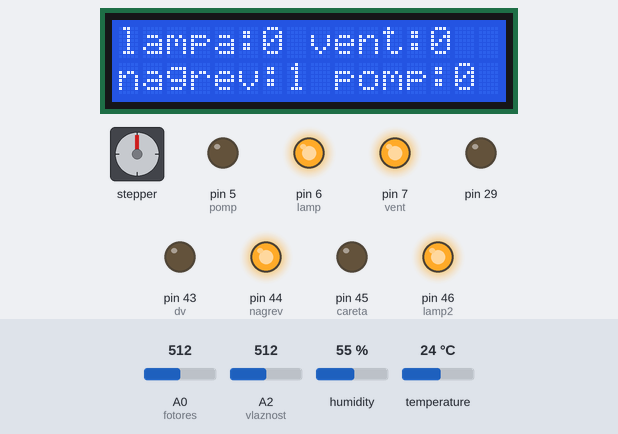
Simulated run of this sketch. Board: Arduino Mega 2560, built with avr-gcc and run on an emulated ATmega2560. Shown: 16×2 character LCD, stepper motor, output pins drawn as LEDs (lit = HIGH). The test bench sets the inputs (shaded band); at power-on: temperature 24 °C, A2 (vlaznost) = 512, A0 (fotores) = 512, humidity 55 %. Stepper angles assume 2048 steps per turn; what the sketch prints to the serial monitor is not drawn.

Above: at 1.2 s.
1.3 s: temperature set to 26 °C
At 15.18 s:
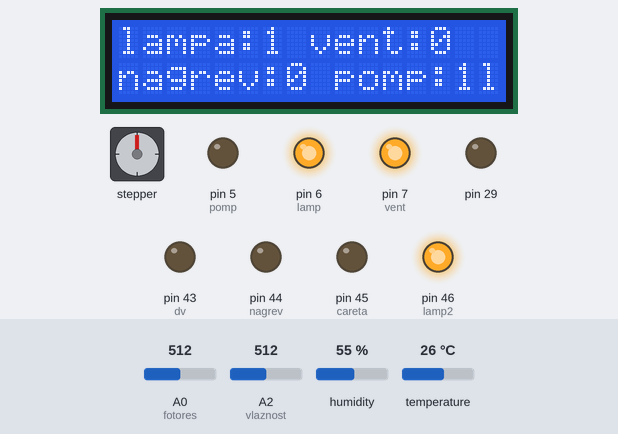
15.3 s: A2 (vlaznost) set to 691
22.8 s: A2 (vlaznost) set to 716
At 23.1 s:
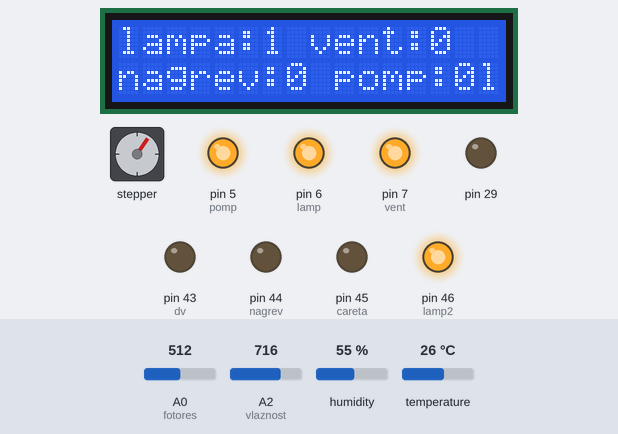
30.3 s: A0 (fotores) set to 488
At 31.0 s:
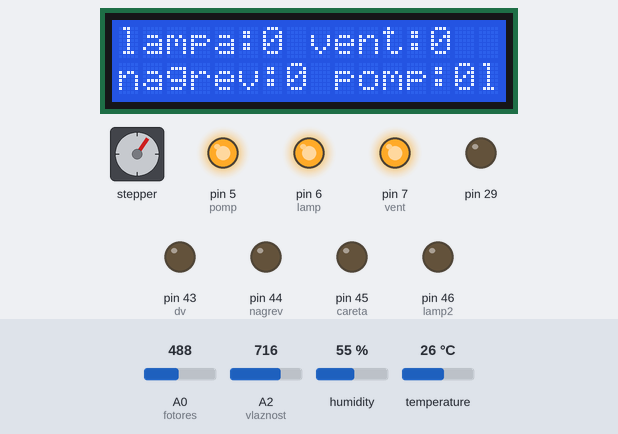
37.8 s: temperature set to 12 °C
At 40.8 s:
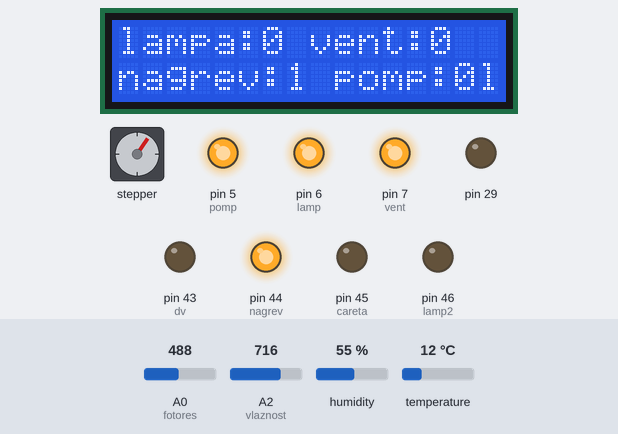
50.9 s: temperature set to 28 °C
At 56.34 s:
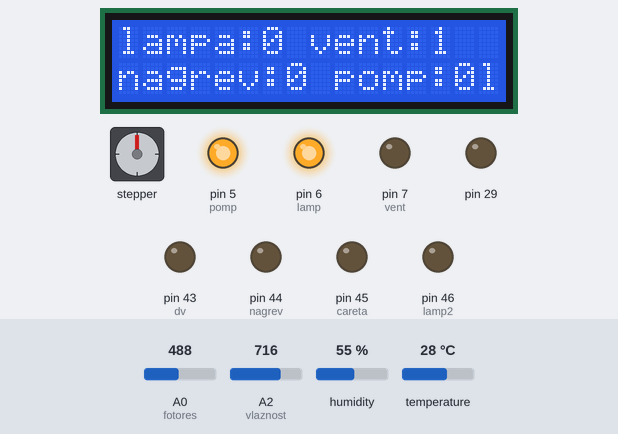
Timing chart, 0 to 59.4 s (numbered marks = the images above; inputs shaded):
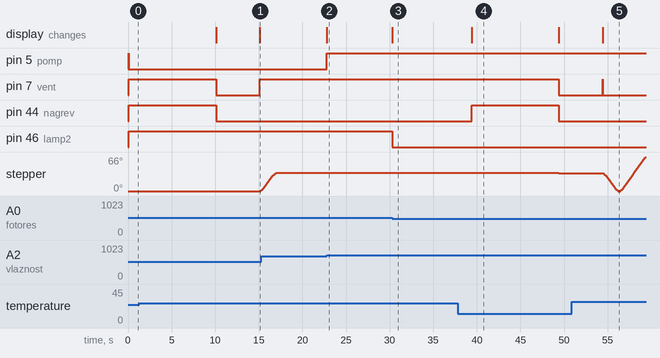

Measured:
- the behaviour switches between 24 and 25 °C on temperature (found by bisection; images 0 and 1)
- the behaviour switches between 700 and 701 on A2 (vlaznost) (found by bisection; images 1 and 2)
- the behaviour switches between 501 and 500 on A0 (fotores) (found by bisection; images 2 and 3)
- after the input at 22.8 s, pin 5 (pomp): LOW → HIGH at once; the display: changes at once (image 2)
- after the input at 30.3 s, pin 46 (lamp2): HIGH → LOW at once; the display: changes at once (image 3)
- after the input at 50.9 s, pin 44 (nagrev): stays LOW (without the input it goes to HIGH after 3.5 s); stepper: turns 34° counter-clockwise in 1.6 s, then 66° clockwise in 2.8 s; the display: changes after 3.5 s (image 5)

The sketch:

05.04.24full.ino
```cpp
#include <DHT.h>
#include <LiquidCrystal.h>
#include <GyverStepper.h>
#include <IRremote.h>

LiquidCrystal lcd(40,38,36,34,32,30,28,26,24,22);
IRrecv ir(8);
GStepper<STEPPER2WIRE> stepper(2048, 10, 9, 11);
#define B1  0xFFE01F//каретка положение 1 -
#define B1_2 0xFFA857// каретка положение 2 +
#define B2  0xFF30CF//вентилятор на пульте 1
#define B3  0xFF18E7//помпа на пульте 2
#define B4  0xFF7A85// лампа на пульте 3
#define test 0xFF52AD//тест всех систем
#define B5 0xFF5AA5//нагреватель
#define dv 43
#define nagrev 44
#define careta 45
#define vent 7
#define pomp 5
#define lamp 6
#define lamp2 46
#define fotores A0
#define vlaznost A2
#define on_off 0xFFA25D
long seed;
int n = 0;
bool mi = 0; //работает ли устройство в ручном режиме
decode_results res;
DHT dht(2, DHT11);
int a1 = 0;
int a2 = 0;
int a3 = 0;
int a4 = 0;
float t = 0;
///добавить флаг питания двигателя!

void setup()
{
  ///lcd.begin(16,2);
  pinMode(nagrev, OUTPUT);
  pinMode(fotores, INPUT);
  pinMode(vlaznost, INPUT);
  pinMode(lamp, OUTPUT);
  pinMode(lamp2, OUTPUT);
  pinMode(careta, OUTPUT);
  pinMode(vent, OUTPUT);
  pinMode(pompa, OUTPUT);
  pinMode(dv, OUTPUT);
  Serial.begin(9600);
  stepper.autoPower(true);
  stepper.setRunMode(FOLLOW_POS);
  stepper.setSpeed(300);
  stepper.setAcceleration(400);
  stepper.setCurrent(0);
  ir.enableIRIn();
  pinMode(5,OUTPUT);
  dht.begin();
  lcd.begin(16, 2); // выставляем скорость COM порта
  ///irrecv.enableIRIn(); // запускаем прием
  ///lcd.autoscroll();
  digitalWrite(dv, LOW);
  digitalWrite(lamp, HIGH);
  digitalWrite(lamp2, LOW);
  digitalWrite(vent, HIGH);
  digitalWrite(nagrev, LOW);
  digitalWrite(pomp, HIGH);
}

void lampa(){
  if(analogRead(fotores) <= 500){
    ///Serial.println("lampa 1");
    digitalWrite(lamp2, LOW);
    a1 = 0;
  }
  else
  {
    ///Serial.println("lampa 0");
    digitalWrite(lamp2, HIGH);
    a1 = 1;
  }
}

void pompa(){
    if (analogRead(vlaznost) <= 700) {
    ///Serial.println("pompa 1");
    digitalWrite(pomp, LOW);
    a2 = 1;
    ///сделать так чтобы помпа качала определенное время
  }
  else{
    ///Serial.println("pompa 0");
    digitalWrite(pomp, HIGH);
    a2 = 0;
  }
}

void caret(){
  if(t > 27.0){
    if(!stepper.tick()){
      stepper.setTarget(400);
    }
    digitalWrite(vent, LOW);
    digitalWrite(nagrev, LOW);
    a3 = 1;
    a4 = 0;
  }
  else if(t <= 27.0 && t >= 24.6){
    if(!stepper.tick()){
      stepper.setTarget(200);
    }
    digitalWrite(vent, HIGH);
    digitalWrite(nagrev, LOW);
    a3 = 0;
    a4 = 0;
  }
  else if(t <= 24.4){
    if(!stepper.tick()){
      stepper.setTarget(0);
    }
    digitalWrite(vent, HIGH);
    digitalWrite(nagrev, HIGH);
    a3 = 0;
    a4 = 1;
    lcd.setCursor(0,2);
    lcd.print("nagrev:");
    lcd.print(a4);
    delay(10000);
    if(!stepper.tick()){
      stepper.setTarget(200);
    }
    a4 = 0;
    a3 = 1;
    lcd.setCursor(0,2);
    lcd.print("nagrev:");
    lcd.print(a4);
    lcd.setCursor(14,1);
    lcd.print(a3);
    digitalWrite(nagrev, LOW);
    digitalWrite(vent, LOW);
    delay(5000);
    digitalWrite(vent, HIGH);
    a3 = 0;
  }
}

void hc(long seed){
  ///if (seed == B1_2 || seed == B1) {
    ////stepper.enable();
  ///}
    if(seed == B2){
      seed = 0;
      if(digitalRead(7) == 0){
        digitalWrite(7, HIGH);
        lcd.clear();
        lcd.print("Vent ne robit");
        lcd.home();
      }
      else
      {
        digitalWrite(7, LOW);
        lcd.clear();
        lcd.print("Vent robit");
        lcd.home();
      }
    }
    if(seed == B3){
      seed = 0;
       if(digitalRead(5) == 0){
        digitalWrite(5, HIGH);
        lcd.clear();
        lcd.print("Pomp robit");
        lcd.home();
      }
      else
      {
        digitalWrite(5, LOW);
        lcd.clear();
        lcd.print("Pomp ne robit");
        lcd.home();
      }
    }
    if(seed == B4){
      seed = 0;
      if(digitalRead(lamp2) == 0){
        digitalWrite(lamp2, HIGH);
        lcd.clear();
        lcd.print("Lamp robit");
        lcd.home();
      }
      else
      {
        digitalWrite(lamp2, LOW);
        lcd.clear();
        lcd.print("Lamp ne robit");
        lcd.home();
      }
    }
    if(seed == B5){
      seed = 0;
      if(digitalRead(nagrev) == 0){
        digitalWrite(nagrev, HIGH);
        lcd.clear();
        lcd.print("Nagrev robit");
        lcd.home();
      }
      else
      {
        digitalWrite(nagrev, LOW);
        lcd.clear();
        lcd.print("Nagrev ne robit");
        lcd.home();
      }
    }
    if(seed == test){

    }
    if(!stepper.tick()){
     if(seed == B1_2){
        if(n < 3){
        n += 1;
        //Serial.println("add");
      }
       if(n == 1){
        //stepper.enable();
        stepper.setTarget(150, RELATIVE);
        ///delay(10000);
        //stepper.disable();
        lcd.clear();
        lcd.print("Position:");
        lcd.leftToRight();
        lcd.print(n);
        lcd.home();
        //Serial.println(1);
      }
        if(n == 2){
       // stepper.enable();
        stepper.setTarget(150, RELATIVE);
        ///stepper.disable();
        lcd.clear();
        lcd.print("Position:");
        lcd.leftToRight();
        lcd.print(n);
        lcd.home();
        //Serial.println(2);
      }
    }
    if(seed == B1){
      if(n > 0){
        n -= 1;

        if(n == 0){
        // stepper.enable();
          stepper.setTarget(-150, RELATIVE);
          ////stepper.disable();
          lcd.clear();
          lcd.print("Position:");
          lcd.leftToRight();
          lcd.print(n);
          lcd.home();
        }
        if(n == 1){
        // stepper.enable();
          stepper.setTarget(-150, RELATIVE);
          ///delay(10000);
        // stepper.disable();
          lcd.clear();
          lcd.print("Position:");
          lcd.leftToRight();
          lcd.print(n);
          lcd.home();
        }
      }
    }
  }
}

void loop(){
t = dht.readTemperature();
Serial.println(t);
  ///Serial.println("CUR :" + stepper.getCurrent());
  ///Serial.println("TG :" + stepper.getTarget());
  if (ir.decode(& res)) {
    Serial.println(res.value);
    seed = res.value;
    ///Serial.println(seed, HEX);
    delay(100);
    ir.resume();
  }
  if(seed == on_off) //on_off значение типа long с пульта на включение/выключение
  {
    digitalWrite(5, !(digitalRead(5)));///show lamp of hand control
    mi = !mi;
    seed = 0;
  }
  if(mi){
    hc(seed);
    seed = 0;
    //Serial.println("hc");
  }
  else
  {
    ///Serial.print("ac");
    lcd.print("lampa:");
    lcd.print(a1);
    lcd.print(" vent:");
    lcd.print(a3);
    lcd.setCursor(0,2);
    lcd.print("nagrev:");
    lcd.print(a4);
    lcd.print(" pomp:");
    lcd.print(a2);
    lcd.setCursor(0,0);
    lampa();
    pompa();
    caret();
    ///caret_pomp();
  }
}
```
